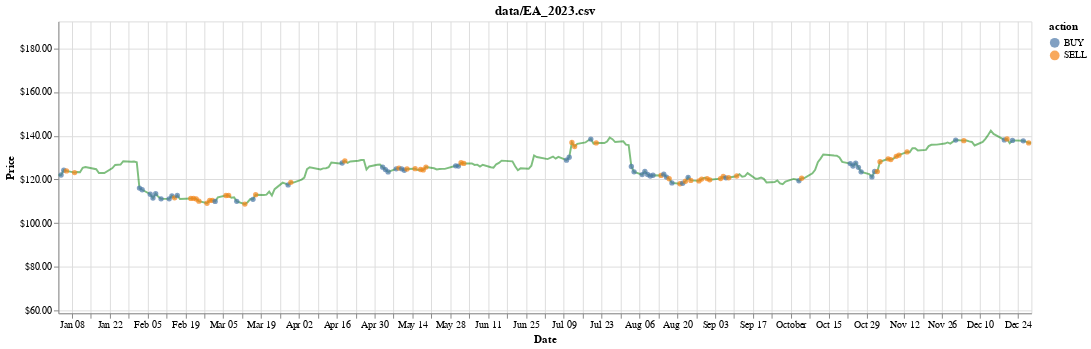

This figure's notebook cell:
### Code cell
chart = visualize(df, history, title=test_stock)
chart

### Figure 1 — Vega-Lite specification as saved in the notebook (floating-point values rounded to 4 significant figures; data arrays with more than 128 entries replaced by an {"elided": "..."} marker saying what was removed)
{"config": {"view": {"continuousWidth": 300, "continuousHeight": 300}}, "layer": [{"mark": {"type": "line", "color": "green", "opacity": 0.5}, "encoding": {"x": {"field": "date", "type": "temporal"}, "y": {"axis": {"format": "$.2f", "title": "Price"}, "field": "position", "scale": {"clamp": true, "domain": [58.7, 192.4]}, "type": "quantitative"}}, "name": "view_1"}, {"mark": {"type": "point", "filled": true}, "encoding": {"color": {"field": "action", "type": "nominal"}, "x": {"axis": {"title": "Date"}, "field": "date", "type": "temporal"}, "y": {"axis": {"format": "$.2f", "title": "Price"}, "field": "position", "scale": {"clamp": true, "domain": [58.7, 192.4]}, "type": "quantitative"}}, "name": "view_2", "transform": [{"filter": "(datum.action !== 'HOLD')"}]}], "data": {"name": "data-9e46ba22ad2a1b8e3f44d272eede07da"}, "height": 300, "params": [{"name": "param_1", "select": {"type": "interval", "encodings": ["x"]}, "bind": "scales", "views": ["view_1"]}, {"name": "param_2", "select": {"type": "interval", "encodings": ["x"]}, "bind": "scales", "views": ["view_2"]}], "title": "data/EA_2023.csv", "width": 1000, "$schema": "https://vega.github.io/schema/vega-lite/v5.16.3.json", "datasets": {"data-9e46ba22ad2a1b8e3f44d272eede07da": {"elided": "250 records"}}}
